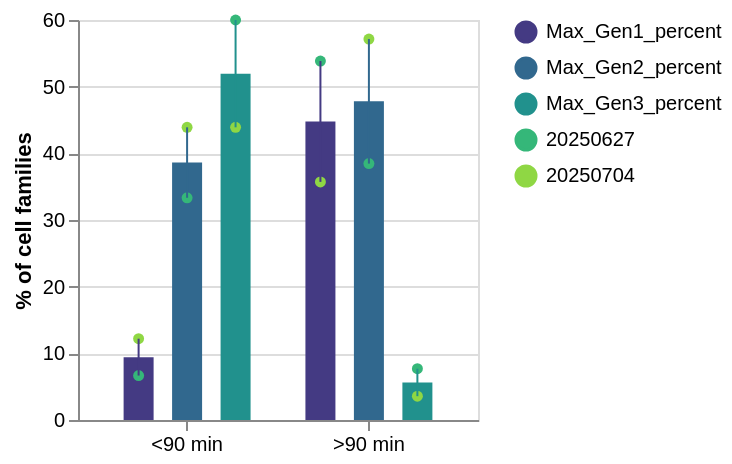

This figure's notebook cell:
### Code cell
# with errors filtered 

chart_monastrol_noerrors = plot_percentage_comparison(
    data = percentages_df_noError
)

chart_monastrol_noerrors

### Figure 1 — Vega-Lite specification as saved in the notebook (floating-point values rounded to 4 significant figures)
{"config": {"view": {"continuousWidth": 300, "continuousHeight": 300}}, "layer": [{"mark": {"type": "bar", "width": 15}, "encoding": {"color": {"field": "Metric", "scale": {"scheme": "viridis"}, "title": "", "type": "nominal"}, "x": {"axis": {"labelAngle": 0}, "field": "Population", "title": "", "type": "nominal"}, "xOffset": {"field": "Metric", "type": "nominal"}, "y": {"aggregate": "mean", "field": "Percentage", "title": "% of cell families", "type": "quantitative"}}}, {"mark": {"type": "circle", "width": 15}, "encoding": {"color": {"field": "Dataset", "scale": {"scheme": "viridis"}, "title": "", "type": "ordinal"}, "x": {"axis": {"labelAngle": 0}, "field": "Population", "title": "", "type": "nominal"}, "xOffset": {"field": "Metric", "type": "nominal"}, "y": {"aggregate": "mean", "field": "Percentage", "title": "% of cell families", "type": "quantitative"}}}, {"mark": {"type": "errorbar", "extent": "stderr"}, "encoding": {"color": {"field": "Metric", "type": "nominal"}, "x": {"field": "Population", "type": "nominal"}, "xOffset": {"field": "Metric", "type": "nominal"}, "y": {"aggregate": "mean", "field": "Percentage", "title": "% of cell families", "type": "quantitative"}}}], "data": {"name": "data-5cad19e4c88d57b2c59cb826387a6026"}, "height": 200, "width": 200, "$schema": "https://vega.github.io/schema/vega-lite/v5.20.1.json", "datasets": {"data-5cad19e4c88d57b2c59cb826387a6026": [{"Dataset": 20250000.0, "Population": ">90 min", "Total_Tracks": 39, "Metric": "Max_Gen1_percent", "Percentage": 53.85}, {"Dataset": 20250000.0, "Population": ">90 min", "Total_Tracks": 28, "Metric": "Max_Gen1_percent", "Percentage": 35.71}, {"Dataset": 20250000.0, "Population": "<90 min", "Total_Tracks": 15, "Metric": "Max_Gen1_percent", "Percentage": 6.667}, {"Dataset": 20250000.0, "Population": "<90 min", "Total_Tracks": 41, "Metric": "Max_Gen1_percent", "Percentage": 12.2}, {"Dataset": 20250000.0, "Population": ">90 min", "Total_Tracks": 39, "Metric": "Max_Gen2_percent", "Percentage": 38.46}, {"Dataset": 20250000.0, "Population": ">90 min", "Total_Tracks": 28, "Metric": "Max_Gen2_percent", "Percentage": 57.14}, {"Dataset": 20250000.0, "Population": "<90 min", "Total_Tracks": 15, "Metric": "Max_Gen2_percent", "Percentage": 33.33}, {"Dataset": 20250000.0, "Population": "<90 min", "Total_Tracks": 41, "Metric": "Max_Gen2_percent", "Percentage": 43.9}, {"Dataset": 20250000.0, "Population": ">90 min", "Total_Tracks": 39, "Metric": "Max_Gen3_percent", "Percentage": 7.692}, {"Dataset": 20250000.0, "Population": ">90 min", "Total_Tracks": 28, "Metric": "Max_Gen3_percent", "Percentage": 3.571}, {"Dataset": 20250000.0, "Population": "<90 min", "Total_Tracks": 15, "Metric": "Max_Gen3_percent", "Percentage": 60.0}, {"Dataset": 20250000.0, "Population": "<90 min", "Total_Tracks": 41, "Metric": "Max_Gen3_percent", "Percentage": 43.9}]}}
